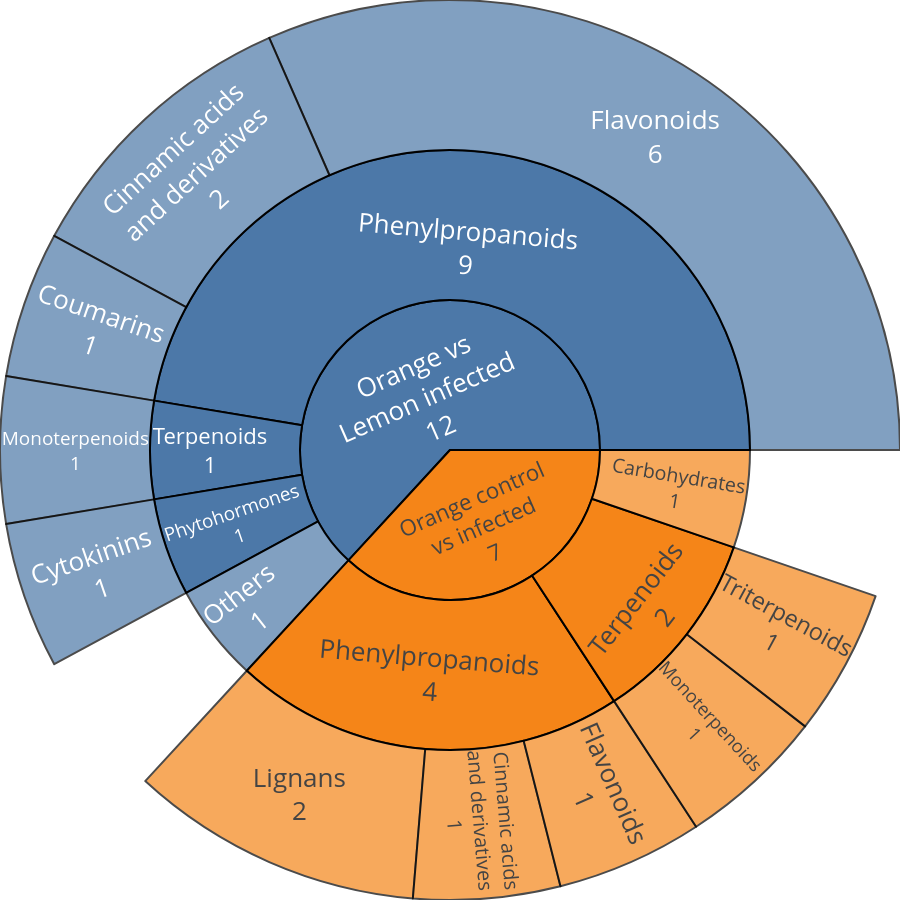

The notebook cell saved with this chart:
### Code cell
A = 'Orange vs<br>Lemon infected'
B = 'Orange control<br>vs infected'

labels = [
    A,
    B,
    'Phenylpropanoids',
    'Terpenoids',
    'Phytohormones',
    'Others',
    'Phenylpropanoids ',
    'Terpenoids ',
    'Carbohydrates',
    'Flavonoids',
    'Coumarins',
    'Cinnamic acids<br>and derivatives',
    'Cytokinins',
    'Monoterpenoids',
    'Cinnamic acids<br>and derivatives ',
    'Flavonoids ',
    'Lignans',
    'Monoterpenoids ',
    'Triterpenoids'
]


parents = [
    '',
    '',
    A,
    A,
    A,
    A,
    B,
    B,
    B,
    'Phenylpropanoids',
    'Phenylpropanoids',
    'Phenylpropanoids',
    'Phytohormones',
    'Terpenoids',
    'Phenylpropanoids ',
    'Phenylpropanoids ',
    'Phenylpropanoids ',
    'Terpenoids ',
    'Terpenoids '
]


values = [
    '12',
    '7',
    '9',
    '1',
    '1',
    '1',
    '4',
    '2',
    '1',
    '6',
    '1',
    '2',
    '1',
    '1',
    '1',
    '1',
    '2',
    '1 ',
    '1'
]


fig =go.Figure(go.Sunburst(
    labels=labels,
    parents=parents,
    values=values,
    branchvalues="total",
    marker=dict(line=dict(color="black", width=2)), # contour noir
    textfont=dict(size=20),
    textinfo="label+value"  # ajouter valeurs
))

fig.update_traces(
    textfont_size=26   # augmente la taille ici
)

# Update layout for tight margin
fig.update_layout(margin = dict(t=0, l=0, r=0, b=0))

fig.update_layout(
    width=900,   # adjust width as needed
    height=900,   # adjust height as needed
    #sunburstcolorway=px.colors.qualitative.Safe,
    sunburstcolorway=px.colors.qualitative.T10,
    extendsunburstcolors=True
)

fig.show()

### Figure 1 — Plotly figure (JSON) as saved in the notebook; plotly's stock layout.template omitted (floating-point values rounded to 4 significant figures)
{"data": [{"branchvalues": "total", "labels": ["Orange vs<br>Lemon infected", "Orange control<br>vs infected", "Phenylpropanoids", "Terpenoids", "Phytohormones", "Others", "Phenylpropanoids ", "Terpenoids ", "Carbohydrates", "Flavonoids", "Coumarins", "Cinnamic acids<br>and derivatives", "Cytokinins", "Monoterpenoids", "Cinnamic acids<br>and derivatives ", "Flavonoids ", "Lignans", "Monoterpenoids ", "Triterpenoids"], "marker": {"line": {"color": "black", "width": 2}}, "parents": ["", "", "Orange vs<br>Lemon infected", "Orange vs<br>Lemon infected", "Orange vs<br>Lemon infected", "Orange vs<br>Lemon infected", "Orange control<br>vs infected", "Orange control<br>vs infected", "Orange control<br>vs infected", "Phenylpropanoids", "Phenylpropanoids", "Phenylpropanoids", "Phytohormones", "Terpenoids", "Phenylpropanoids ", "Phenylpropanoids ", "Phenylpropanoids ", "Terpenoids ", "Terpenoids "], "textfont": {"size": 26}, "textinfo": "label+value", "type": "sunburst", "values": ["12", "7", "9", "1", "1", "1", "4", "2", "1", "6", "1", "2", "1", "1", "1", "1", "2", "1 ", "1"]}], "layout": {"extendsunburstcolors": true, "height": 900, "margin": {"b": 0, "l": 0, "r": 0, "t": 0}, "sunburstcolorway": ["#4C78A8", "#F58518", "#E45756", "#72B7B2", "#54A24B", "#EECA3B", "#B279A2", "#FF9DA6", "#9D755D", "#BAB0AC"], "width": 900}}
